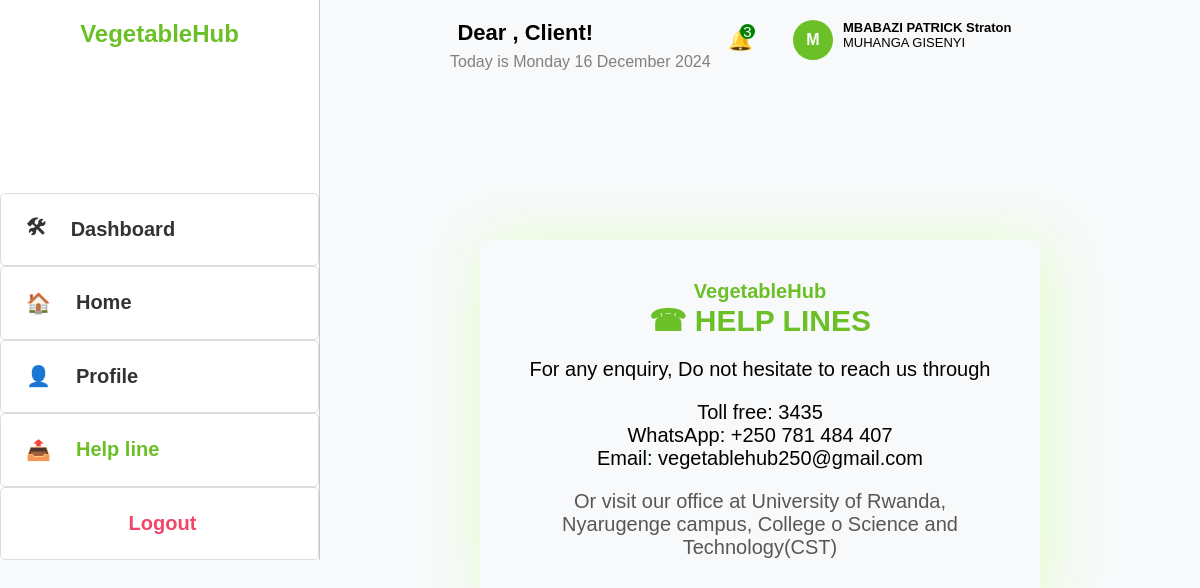
The page /help/7/ on the database its author committed.
### Webapp/models.py (models this page shows, shortened)
class Register(models.Model):
     user = models.ForeignKey(User, on_delete=models.CASCADE, null=True, blank=True)
     Names=models.CharField(max_length=255)
     email=models.EmailField(validators=[EmailValidator()])
     phone = models.CharField(
        max_length=15,
        validators=[RegexValidator(r'^\+?\d{10,15}$', message="Enter a valid phone number.")]
       )
     password = models.CharField(max_length=128)  # Store hashed password

class Farmer(models.Model):
    farmer_id = models.AutoField(primary_key=True)
    first_name = models.CharField(max_length=255)
    last_name = models.CharField(max_length=255)
    telephone = models.CharField(max_length=13)
    email = models.CharField(max_length=50)
    location = models.CharField(max_length=255)
    user=models.ForeignKey(User, on_delete=models.CASCADE, related_name='farmers')
    Vegetable_type=models.CharField(max_length=20, default='Carrot')

### Webapp/views.py (the view)
# urls.py: path('help/<int:pk>/', views.Help, name='help'),
def Help(request,pk):
    users=Register.objects.all()
    user = get_object_or_404(Register, pk=pk)
    farmers = Farmer.objects.filter(email=user.email)
    farms = Farm.objects.filter(farmer__email=user.email)
    context={'user':user,
             'farmers':farmers,
             'farms':farms,
             'now': now(),
             'users':users}
    return render(request ,'Webapp/help_line.html',context )

### Webapp/templates/Webapp/help_line.html (shortened to what this page needs)
<!DOCTYPE html>
<html lang="en">
<head>
</head>
<body>
    <div class="first">
        <div class="sidebar">
            <h2>VegetableHub</h2>
            <a href="{%url 'user' user.id%}"><span>&#x1F6E0;</span>Dashboard</a>
            <a href="{%url 'home'%}"><span>&#x1F3E0;</span>Home</a>
            <a href="{%url 'view_profile' user.id%}"><span>&#x1F464;</span>Profile</a>
            <a href="{%url 'help' user.id%}" class="active"><span>&#x1F4E4;</span>Help line</a>
            <a href="{%url 'login-user'%}" style="color: #f14668; padding-left: 40%;">Logout</a>
        </div>
    </div>
    <div class="second">
        <div class="header">
            <div class="schedules">
              <h1>Dear , <span style="color: black;"> Client!</span></h1>
              <p class="date">Today is {{ now|date:"l j F Y" }}</p>
            </div>
            <div class="prof">
              <div class="notif">&#x1F514; <span>3</span></div>
                    <div class="upper">
                        <div class="profile">
                        {{user.Names|slice:1}}
                        </div>
                        <div class="address">
                            <strong>{{user.Names}}</strong> <br>
                            {%for farmer in farmers%}
                            <span>{{farmer.location}}</span>
                            {%endfor%}
                        </div>
                      </div>
            </div>
        </div>
        <div class="change_password">
          <div class="help_line">
            <div class="heads">
              <h4>VegetableHub</h4>
            <h2><span>&#9742;</span> HELP LINES</h2>
            </div>
            <p>For any enquiry, Do not hesitate to reach us through</p>
            <div class="conts">
              <p>Toll free: <span>3435</span></p>
            <p>WhatsApp: <span>+250 781 484 407</span></p>
            <p>Email: <span>vegetablehub250@gmail.com</span></p>
            </div>
            <p class="office">Or visit our office at University of Rwanda, Nyarugenge campus, College o Science and Technology(CST) </p>
          </div>
        </div>
    </div>
</body>
</html>

### Webapp/templates/Webapp/help_line.html (style rules this page uses)
* { margin: 0; padding: 0; box-sizing: border-box; font-family: 'Gill Sans', 'Gill Sans MT', Calibri, 'Trebuchet MS', sans-serif; }
body { display: grid; grid-template-columns: 20rem 5fr; background-color: #f8f9fa; font-family: 'Franklin Gothic Medium', 'Arial Narrow', Arial, sans-serif; min-height: 100vh; }
.sidebar { width: 100%; height: 70%; background-color: #ffffff; border-right: 1px solid #c9c9c9; display: flex; flex-direction: column; align-items: flex-start; }
.sidebar a, .users { text-decoration: none; color: #333; font-size: 16px; display: flex; align-items: center; justify-content: start; width: 100%; height: 100%; border-radius: 5px; font-weight: bold; font-size: 20px; flex: 1; border: 1px solid #dddddd; }
.sidebar a.active { font-weight: bold; color: #6BBf27; }
.sidebar span { margin: 0 25px; }
.sidebar h2 { height: 100%; width: 100%; flex: 2; display: flex; justify-content: center; padding-top: 20px; margin-bottom: 30px; }
.header { display: flex; justify-content: space-between; align-items: center; margin-bottom: 20px; height: 80px; }
.header h1 { font-size: 22px; }
.schedules p { color: gray; margin-left: 110px; margin-top: 7px; }
.schedules { display: flex; align-items: center; margin-left: 20px; flex-direction: column; justify-content: start; padding-top: 10px; }
.profile { width: 40px; height: 40px; border-radius: 50%; background-color: #6BBf27; align-items: center; display: flex; justify-content: center; font-weight: bold; color:white; }
.address { font-size: 13px; }
.upper { display: grid; grid-template-columns: 30px 3fr 3fr; column-gap: 20px; }
.prof { display: flex; align-items: center; }
.notif { margin-right: 40px; font-size: 20px; position: relative }
.notif span { position: absolute; bottom: 13px; left: 12px; background: green; color: white; font-size: 15px; border-radius: 50%; width: 15px; height: 15px; display: flex; justify-content: center; align-items: center; }
.help_line { width: 35rem; padding: 40px; margin: 10rem auto; text-align: center; border-radius: 7px; font-size: 20px; box-shadow: 5px 5px 60px #e1ffc7; }
.office { color: rgb(87, 87, 87); }
h2, h4 { color: #6BBf27; }
.heads { margin-bottom: 20px; }
.conts { margin: 20px 0; }

### rows shown on the page
Register: Names "M", Names "MBABAZI PATRICK Straton"
Farmer: location "MUHANGA"
Farmer: location "GISENYI"
